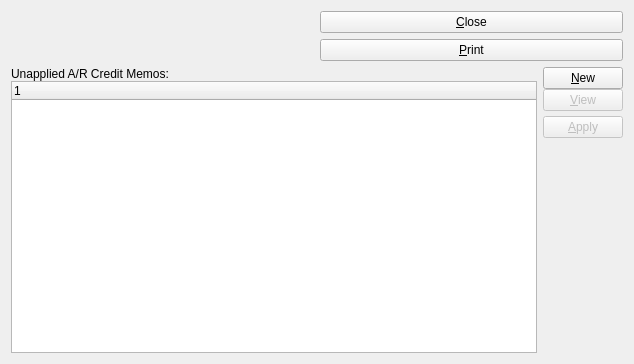
<?xml version="1.0" encoding="UTF-8"?>
<ui version="4.0">
 <comment>This file is part of the xTuple ERP: PostBooks Edition, a free and
open source Enterprise Resource Planning software suite,
Copyright (c) 1999-2019 by OpenMFG LLC, d/b/a xTuple.
It is licensed to you under the Common Public Attribution License
version 1.0, the full text of which (including xTuple-specific Exhibits)
is available at www.xtuple.com/CPAL.  By using this software, you agree
to be bound by its terms.</comment>
 <class>unappliedARCreditMemos</class>
 <widget class="QWidget" name="unappliedARCreditMemos">
  <property name="geometry">
   <rect>
    <x>0</x>
    <y>0</y>
    <width>634</width>
    <height>364</height>
   </rect>
  </property>
  <property name="windowTitle">
   <string>List Unapplied A/R Credit Memos</string>
  </property>
  <layout class="QVBoxLayout" name="verticalLayout">
   <item>
    <layout class="QHBoxLayout" name="horizontalLayout">
     <item>
      <widget class="CustomerSelector" name="_customerGroup"/>
     </item>
     <item>
      <layout class="QVBoxLayout" name="verticalLayout_2">
       <item>
        <widget class="QPushButton" name="_close">
         <property name="text">
          <string>&amp;Close</string>
         </property>
        </widget>
       </item>
       <item>
        <widget class="QPushButton" name="_print">
         <property name="text">
          <string>&amp;Print</string>
         </property>
        </widget>
       </item>
      </layout>
     </item>
    </layout>
   </item>
   <item>
    <layout class="QHBoxLayout" name="horizontalLayout_2">
     <item>
      <layout class="QVBoxLayout">
       <property name="spacing">
        <number>0</number>
       </property>
       <property name="leftMargin">
        <number>0</number>
       </property>
       <property name="topMargin">
        <number>0</number>
       </property>
       <property name="rightMargin">
        <number>0</number>
       </property>
       <property name="bottomMargin">
        <number>0</number>
       </property>
       <item>
        <widget class="QLabel" name="_aropenLit">
         <property name="text">
          <string>Unapplied A/R Credit Memos:</string>
         </property>
        </widget>
       </item>
       <item>
        <widget class="XTreeWidget" name="_aropen">
         <property name="sizePolicy">
          <sizepolicy hsizetype="Expanding" vsizetype="Expanding">
           <horstretch>0</horstretch>
           <verstretch>0</verstretch>
          </sizepolicy>
         </property>
        </widget>
       </item>
      </layout>
     </item>
     <item>
      <layout class="QVBoxLayout">
       <property name="spacing">
        <number>0</number>
       </property>
       <property name="leftMargin">
        <number>0</number>
       </property>
       <property name="topMargin">
        <number>0</number>
       </property>
       <property name="rightMargin">
        <number>0</number>
       </property>
       <property name="bottomMargin">
        <number>0</number>
       </property>
       <item>
        <layout class="QVBoxLayout">
         <property name="spacing">
          <number>5</number>
         </property>
         <property name="leftMargin">
          <number>0</number>
         </property>
         <property name="topMargin">
          <number>0</number>
         </property>
         <property name="rightMargin">
          <number>0</number>
         </property>
         <property name="bottomMargin">
          <number>0</number>
         </property>
         <item>
          <layout class="QVBoxLayout">
           <property name="spacing">
            <number>0</number>
           </property>
           <property name="leftMargin">
            <number>0</number>
           </property>
           <property name="topMargin">
            <number>0</number>
           </property>
           <property name="rightMargin">
            <number>0</number>
           </property>
           <property name="bottomMargin">
            <number>0</number>
           </property>
           <item>
            <widget class="QPushButton" name="_new">
             <property name="enabled">
              <bool>true</bool>
             </property>
             <property name="text">
              <string>&amp;New</string>
             </property>
            </widget>
           </item>
           <item>
            <widget class="QPushButton" name="_view">
             <property name="enabled">
              <bool>false</bool>
             </property>
             <property name="text">
              <string>&amp;View</string>
             </property>
            </widget>
           </item>
          </layout>
         </item>
         <item>
          <widget class="QPushButton" name="_apply">
           <property name="enabled">
            <bool>false</bool>
           </property>
           <property name="text">
            <string>&amp;Apply</string>
           </property>
          </widget>
         </item>
        </layout>
       </item>
       <item>
        <spacer name="Spacer2">
         <property name="orientation">
          <enum>Qt::Vertical</enum>
         </property>
         <property name="sizeType">
          <enum>QSizePolicy::Expanding</enum>
         </property>
         <property name="sizeHint" stdset="0">
          <size>
           <width>20</width>
           <height>174</height>
          </size>
         </property>
        </spacer>
       </item>
      </layout>
     </item>
    </layout>
   </item>
  </layout>
 </widget>
 <layoutdefault spacing="6" margin="11"/>
 <customwidgets>
  <customwidget>
   <class>CustomerSelector</class>
   <extends>QWidget</extends>
   <header>customerselector.h</header>
  </customwidget>
  <customwidget>
   <class>XTreeWidget</class>
   <extends>QTreeWidget</extends>
   <header>xtreewidget.h</header>
   <container>1</container>
  </customwidget>
 </customwidgets>
 <tabstops>
  <tabstop>_aropen</tabstop>
  <tabstop>_new</tabstop>
  <tabstop>_view</tabstop>
  <tabstop>_apply</tabstop>
 </tabstops>
 <resources/>
 <connections>
  <connection>
   <sender>_close</sender>
   <signal>clicked()</signal>
   <receiver>unappliedARCreditMemos</receiver>
   <slot>close()</slot>
   <hints>
    <hint type="sourcelabel">
     <x>20</x>
     <y>20</y>
    </hint>
    <hint type="destinationlabel">
     <x>20</x>
     <y>20</y>
    </hint>
   </hints>
  </connection>
  <connection>
   <sender>_aropen</sender>
   <signal>valid(bool)</signal>
   <receiver>_view</receiver>
   <slot>setEnabled(bool)</slot>
   <hints>
    <hint type="sourcelabel">
     <x>20</x>
     <y>20</y>
    </hint>
    <hint type="destinationlabel">
     <x>20</x>
     <y>20</y>
    </hint>
   </hints>
  </connection>
 </connections>
</ui>
